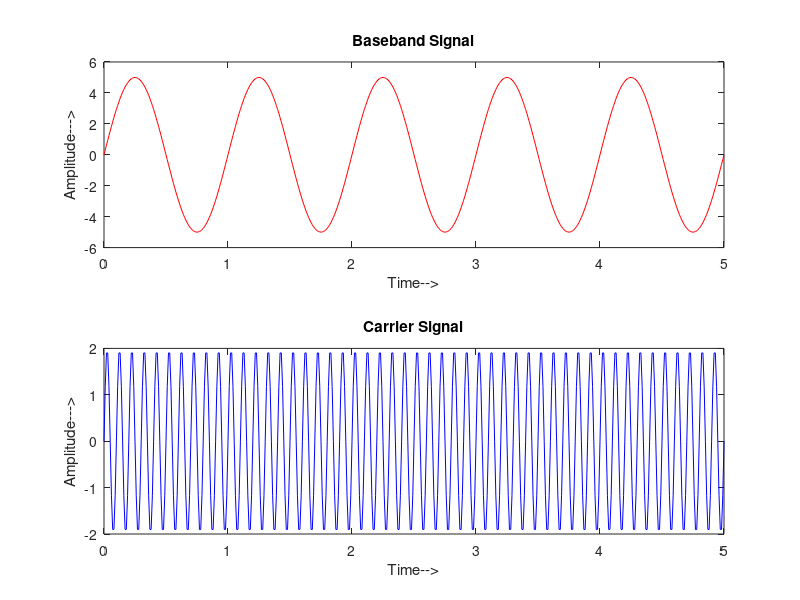
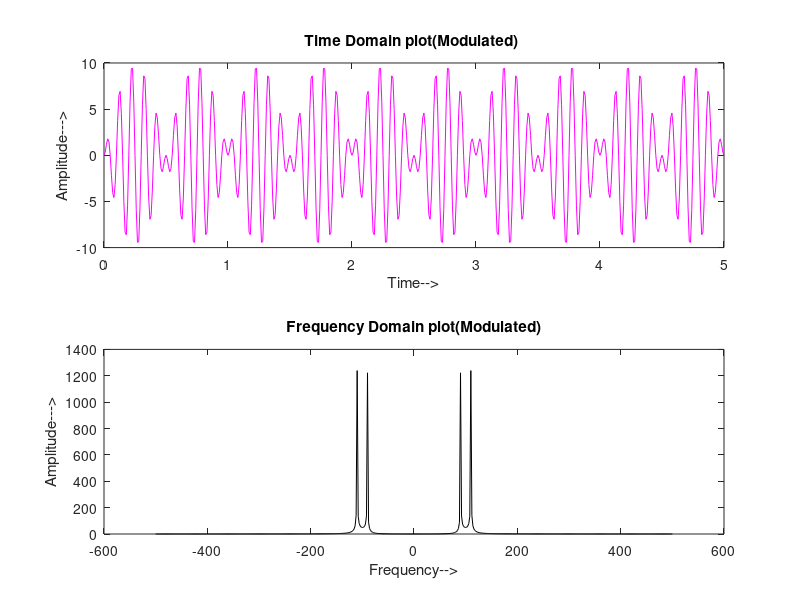
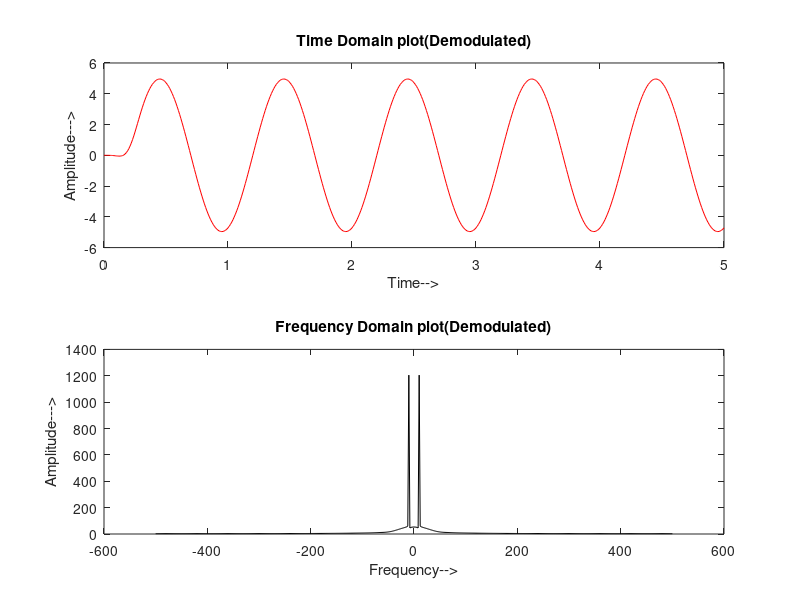

Here is the MATLAB script that generated these plots, in order:
dt = 0.01;
t = 0 :dt:5;
fm = 1;             % messege frequency
fc = 10;            % carrier frequency
Am = 5;
Ac = 2;
fs = 100 * fc;      % sampling frequency
f = linspace(-fs/2,fs/2,length(t));

% Baseband and carrier signal
mt = Am*sin(2*pi*fm*t);
ct = Ac*sin(2*pi*fc*t);

% Modulation

yt = mt .* ct; %time domain
yf = fftshift(fft(yt));  %frequency domain

% Demodulation(using Synchronous Detection)
 
% Time domain

dmt = 2*(yt .* ct) ./ (Ac*Ac); % product modulator

h = fir1(40,(dt * fc));
m = filter(h,1,dmt); % low pass filter


% Frequency domain

 mf = fftshift(fft(m));


% plotting the baseband and carrier signal

figure('Name' , 'Baseband and Carrier Wave');
subplot(2,1,1);
plot(t,mt,'r');
title('Baseband Signal');
xlabel('Time-->');
ylabel('Amplitude--->');
subplot(2,1,2);
plot(t,ct,'b');
title('Carrier Signal');
xlabel('Time-->');
ylabel('Amplitude--->');


% modulation

figure('Name','Modulation');
subplot(2,1,1);
plot(t,yt,'m');
title('Time Domain plot(Modulated) ');
xlabel('Time-->');
ylabel('Amplitude--->');

subplot(2,1,2);
plot(f,abs(yf),'k');
title('Frequency Domain plot(Modulated)');
xlabel('Frequency-->');
ylabel('Amplitude--->');

% demodulation 

figure('Name','Demodulation');
subplot(2,1,1);

plot(t,m,'r');
title('Time Domain plot(Demodulated)');
xlabel('Time-->');
ylabel('Amplitude--->');

subplot(2,1,2);
plot(f,abs(mf),'k');
title('Frequency Domain plot(Demodulated)');
xlabel('Frequency-->');
ylabel('Amplitude--->');